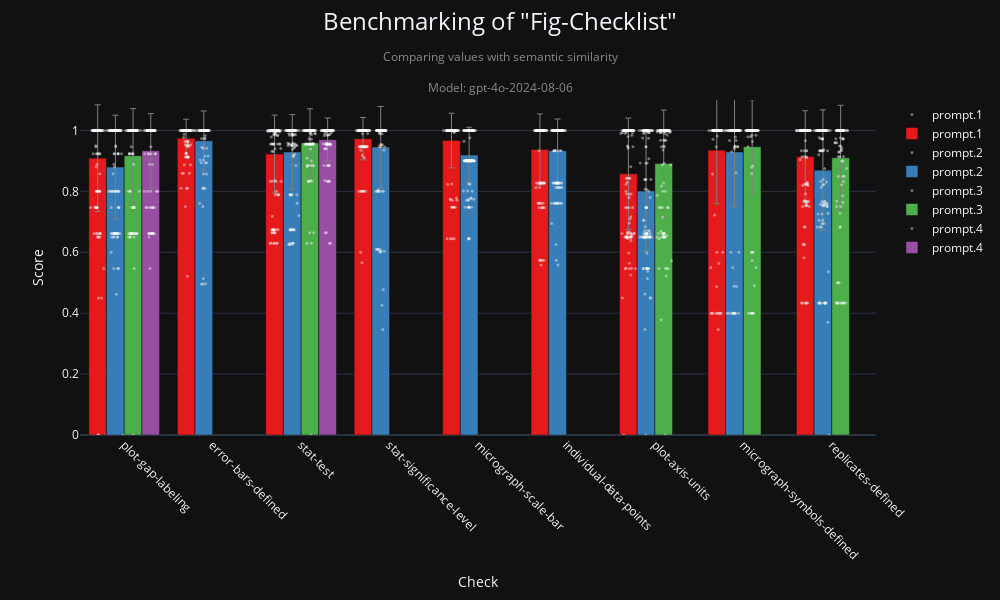

Here is the notebook cell this chart was saved with:
### Code cell
global_checklist_visualization(
    "fig-checklist",
    metric="semantic_similarity",
    model=MODEL,
)

### Figure 1 — Plotly figure (JSON) as saved in the notebook; plotly's stock layout.template omitted (floating-point values rounded to 4 significant figures; data arrays with more than 128 entries replaced by an {"elided": "..."} marker saying what was removed)
{"data": [{"hovertext": {"elided": "1136 str values"}, "marker": {"color": "white", "line": {"color": "white", "width": 0}, "opacity": 0.4, "size": 3}, "mode": "markers", "name": "prompt.1", "showlegend": true, "type": "scatter", "x": {"elided": "1136 float values"}, "y": {"elided": "1136 float values"}}, {"error_y": {"array": [0.06246, 0.1169, 0.08967, 0.1756, 0.1834, 0.175, 0.1506, 0.06952, 0.1282], "color": "grey", "thickness": 1, "type": "data", "visible": true, "width": 3}, "hovertext": ["Check: error-bars-defined<br>Average Score: 0.974<br>Prompt: prompt.1<br>Num Points: 126", "Check: individual-data-points<br>Average Score: 0.937<br>Prompt: prompt.1<br>Num Points: 126", "Check: micrograph-scale-bar<br>Average Score: 0.967<br>Prompt: prompt.1<br>Num Points: 126", "Check: micrograph-symbols-defined<br>Average Score: 0.935<br>Prompt: prompt.1<br>Num Points: 126", "Check: plot-axis-units<br>Average Score: 0.858<br>Prompt: prompt.1<br>Num Points: 127", "Check: plot-gap-labeling<br>Average Score: 0.909<br>Prompt: prompt.1<br>Num Points: 127", "Check: replicates-defined<br>Average Score: 0.914<br>Prompt: prompt.1<br>Num Points: 126", "Check: stat-significance-level<br>Average Score: 0.973<br>Prompt: prompt.1<br>Num Points: 126", "Check: stat-test<br>Average Score: 0.922<br>Prompt: prompt.1<br>Num Points: 126"], "marker": {"color": "rgb(228,26,28)"}, "name": "prompt.1", "showlegend": true, "type": "bar", "width": 0.2, "x": [0.7, 4.7, 3.7, 6.7, 5.7, -0.3, 7.7, 2.7, 1.7], "y": [0.9745, 0.9373, 0.9668, 0.9351, 0.8575, 0.9091, 0.9142, 0.9731, 0.9223]}, {"hovertext": {"elided": "1135 str values"}, "marker": {"color": "white", "line": {"color": "white", "width": 0}, "opacity": 0.4, "size": 3}, "mode": "markers", "name": "prompt.2", "showlegend": true, "type": "scatter", "x": {"elided": "1135 float values"}, "y": {"elided": "1135 float values"}}, {"error_y": {"array": [0.09793, 0.1039, 0.09122, 0.1803, 0.1966, 0.1703, 0.1979, 0.1335, 0.1226], "color": "grey", "thickness": 1, "type": "data", "visible": true, "width": 3}, "hovertext": ["Check: error-bars-defined<br>Average Score: 0.966<br>Prompt: prompt.2<br>Num Points: 126", "Check: individual-data-points<br>Average Score: 0.934<br>Prompt: prompt.2<br>Num Points: 126", "Check: micrograph-scale-bar<br>Average Score: 0.919<br>Prompt: prompt.2<br>Num Points: 126", "Check: micrograph-symbols-defined<br>Average Score: 0.929<br>Prompt: prompt.2<br>Num Points: 126", "Check: plot-axis-units<br>Average Score: 0.801<br>Prompt: prompt.2<br>Num Points: 127", "Check: plot-gap-labeling<br>Average Score: 0.880<br>Prompt: prompt.2<br>Num Points: 126", "Check: replicates-defined<br>Average Score: 0.870<br>Prompt: prompt.2<br>Num Points: 126", "Check: stat-significance-level<br>Average Score: 0.945<br>Prompt: prompt.2<br>Num Points: 126", "Check: stat-test<br>Average Score: 0.929<br>Prompt: prompt.2<br>Num Points: 126"], "marker": {"color": "rgb(55,126,184)"}, "name": "prompt.2", "showlegend": true, "type": "bar", "width": 0.2, "x": [0.9, 4.9, 3.9, 6.9, 5.9, -0.1, 7.9, 2.9, 1.9], "y": [0.966, 0.9337, 0.9193, 0.9294, 0.801, 0.8798, 0.8697, 0.9453, 0.9293]}, {"hovertext": {"elided": "632 str values"}, "marker": {"color": "white", "line": {"color": "white", "width": 0}, "opacity": 0.4, "size": 3}, "mode": "markers", "name": "prompt.3", "showlegend": true, "type": "scatter", "x": {"elided": "632 float values"}, "y": {"elided": "632 float values"}}, {"error_y": {"array": [0.1544, 0.176, 0.1547, 0.1725, 0.1121], "color": "grey", "thickness": 1, "type": "data", "visible": true, "width": 3}, "hovertext": ["Check: micrograph-symbols-defined<br>Average Score: 0.947<br>Prompt: prompt.3<br>Num Points: 126", "Check: plot-axis-units<br>Average Score: 0.891<br>Prompt: prompt.3<br>Num Points: 127", "Check: plot-gap-labeling<br>Average Score: 0.917<br>Prompt: prompt.3<br>Num Points: 127", "Check: replicates-defined<br>Average Score: 0.910<br>Prompt: prompt.3<br>Num Points: 126", "Check: stat-test<br>Average Score: 0.959<br>Prompt: prompt.3<br>Num Points: 126"], "marker": {"color": "rgb(77,175,74)"}, "name": "prompt.3", "showlegend": true, "type": "bar", "width": 0.2, "x": [7.1, 6.1, 0.1, 8.1, 2.1], "y": [0.9466, 0.8912, 0.9171, 0.9102, 0.9592]}, {"hovertext": {"elided": "252 str values"}, "marker": {"color": "white", "line": {"color": "white", "width": 0}, "opacity": 0.4, "size": 3}, "mode": "markers", "name": "prompt.4", "showlegend": true, "type": "scatter", "x": {"elided": "252 float values"}, "y": {"elided": "252 float values"}}, {"error_y": {"array": [0.1218, 0.07119], "color": "grey", "thickness": 1, "type": "data", "visible": true, "width": 3}, "hovertext": ["Check: plot-gap-labeling<br>Average Score: 0.934<br>Prompt: prompt.4<br>Num Points: 126", "Check: stat-test<br>Average Score: 0.970<br>Prompt: prompt.4<br>Num Points: 126"], "marker": {"color": "rgb(152,78,163)"}, "name": "prompt.4", "showlegend": true, "type": "bar", "width": 0.2, "x": [0.3, 2.3], "y": [0.9336, 0.9697]}], "layout": {"barmode": "group", "height": 600, "title": {"font": {"size": 24}, "text": "Benchmarking of \"Fig-Checklist\"<br><span style=\"font-size: 0.5em; color: #888;\">Comparing values with semantic similarity</span><br><span style=\"font-size: 0.5em; color: #888;\">Model: gpt-4o-2024-08-06</span>", "x": 0.5, "y": 0.95}, "width": 1000, "xaxis": {"range": [-0.5, 8.5], "tickangle": 45, "ticktext": ["plot-gap-labeling", "error-bars-defined", "stat-test", "stat-significance-level", "micrograph-scale-bar", "individual-data-points", "plot-axis-units", "micrograph-symbols-defined", "replicates-defined"], "tickvals": [0, 1, 2, 3, 4, 5, 6, 7, 8], "title": {"text": "Check"}}, "yaxis": {"range": [0, 1.1], "title": {"text": "Score"}}}}
